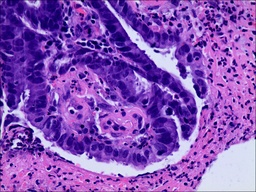
#> input picture experimentos_redes_neurais/dataset/ebhi-split-2categorias/test/ANORMAL/c01-2012358-2-400-013.jpg, 256 x 192 px, shrunk from 2048 x 1536 before the run, given as the content of the folder Fruits/images, which was not available
$ python extrator.py
#> lines starting #> are read from the running program, lines starting #| are printed output that depends on the picture; pictures that were not available may be replaced by others from this repository, and a replacement may not be noted
### experimentos_classicos/algoritmos/bic.py
import numpy as np
from PIL import Image


def BIC(imagem):
    imagem = Image.open(imagem)
    width,height = imagem.size
    out = []
    for i in range(width):
        for k in range(height):
            valorBinario = ""
            vetor = imagem.getpixel((i, k))
            valorBinario += quatizaNumero(vetor[0])
            valorBinario += quatizaNumero(vetor[1])
            valorBinario += quatizaNumero(vetor[2])
            valor = int(valorBinario,2)
            tupla = (valor,vetor[1],vetor[2])
            imagem.putpixel((i, k), tuple(tupla))
    i1 = np.zeros(3, dtype=int)
    im1 = np.zeros(3, dtype=int)
    j1 = np.zeros(3, dtype=int)
    jm1 = np.zeros(3, dtype=int)
    histograma1 = np.zeros(64, dtype=float)
    histograma2 = np.zeros(64, dtype=float)
    for j in range(1, width - 1):
        for k in range(1, height - 1):
            vetor = imagem.getpixel((j,k))
            i1 = imagem.getpixel((j + 1, k))
            im1 = imagem.getpixel((j - 1, k))
            j1 = imagem.getpixel((j, k + 1))
            jm1 = imagem.getpixel((j, k - 1))
            if vetor[0] == i1[0] and vetor[0] == im1[0] and vetor[0] == j1[0] and vetor[0] == jm1[0]:
                histograma1[vetor[0]] += 1
            else:
                histograma2[vetor[0]] += 1
    out.extend(histograma1)
    out.extend(histograma2)
    return out


def quatizaNumero(valor):
    if valor >= 193:
        return '11'
    elif valor >= 129:
        return '10'
    elif valor >= 64:
        return '01'
    else:
        return '00'

### experimentos_classicos/algoritmos/lch.py
import numpy as np
from PIL import Image

def LCH(pathImage, valorDivisao):
    imagem = Image.open(pathImage)
    w,h = imagem.size
    quantidadeBinsDesejada = 64
    tamanhoHistograma = quantidadeBinsDesejada / 3
    out = []

    fatorDivisao = 256 / tamanhoHistograma
    histogramaR = np.zeros(int(tamanhoHistograma) + 1, dtype=int)
    histogramaG = np.zeros(int(tamanhoHistograma) + 1, dtype=int)
    histogramaB = np.zeros(int(tamanhoHistograma) + 1, dtype=int)
    maxLinha = w
    maxColuna = h
    maxI = int(maxLinha / valorDivisao)
    maxi = int(maxLinha / valorDivisao)
    maxJ = int(maxColuna / valorDivisao)
    maxj = int(maxColuna / valorDivisao)
    inicioI = 0
    inicioJ = 0
    contI = 0
    contJ = 0
    vetor = np.zeros(3, dtype=int)
    while (contJ != valorDivisao):
      inicioJ = 0
      maxJ = maxj
      contI = 0
      while (contI != valorDivisao):
        for i in range(len(histogramaR)):
          histogramaR[i] = 0.0
          histogramaG[i] = 0.0
          histogramaB[i] = 0.0
        for i  in range(inicioI,maxI):
          for j in range(inicioJ, maxJ):
            vetor = imagem.getpixel((i, j))
            histogramaR[int(vetor[0] / fatorDivisao)] = histogramaR[int(vetor[0] / fatorDivisao)] + 1.0
            histogramaG[int(vetor[1] / fatorDivisao)] = histogramaG[int(vetor[1] / fatorDivisao)] + 1.0
            histogramaB[int(vetor[2] / fatorDivisao)] = histogramaB[int(vetor[2] / fatorDivisao)] + 1.0

        out.extend(histogramaR)
        out.extend(histogramaG)
        out.extend(histogramaB)

        inicioJ = maxJ
        maxJ += maxj
        if maxJ > maxColuna:
          maxJ = maxColuna
        contI = contI + 1

      inicioI = maxI
      maxI += maxi
      if (maxi > maxLinha):
        maxJ = maxLinha
      contJ = contJ + 1

    return out

### experimentos_classicos/algoritmos/extrator.py
import argparse
import glob
from bic import BIC
from gch import GCH
from lch import LCH
import numpy as np


def extrator(diretorio, metodo):
    arq = open('output/fruits_'+metodo+'.csv', 'w')
    print(diretorio)
    # varre todas as imagens do diretorio aplicando
    # descritores e salvando em um arquivo csv
    for i in glob.glob(diretorio + '/*'):
        imagePath = i
        print('--------> ', imagePath, '  <-----------')
        classe = imagePath.split("/")
        features = []

        if (metodo == 'bic'):
            features = BIC(imagePath)
        elif (metodo == 'gch'):
            features = GCH(imagePath)
        elif (metodo == 'lch'):
            features = LCH(imagePath, 2)
        arr = np.asarray(features)
        arr.tofile(arq, sep=',')
        arq.write(',' + classe[len(classe)-1][0:3])
        arq.write('\n')


extrator('Fruits/images', 'gch')
#> (the call stopped at in extrator, `features = GCH(imagePath)`: gch is not available in this run)
extrator('Fruits/images', 'bic')
#> in BIC, imagem is the input picture: PIL image 256x192 RGB; mean R, G, B 134.8, 82.8, 183.7
#> after the loop in BIC, `for i in range(width):`:
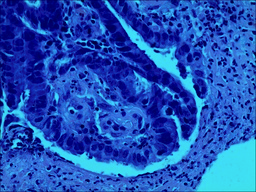
#> imagem: PIL image 256x192 RGB; mean R, G, B 31.7, 82.8, 183.7
#> after the loop in BIC, `for j in range(1, width - 1):`: histograma1 = 64 values, max 3399 at index 63, min 0 at index 0, mean 152.7; histograma2 = 64 values, max 8269 at index 18, min 0 at index 3, mean 601.4
extrator('Fruits/images', 'lch')
#> after the loop in LCH, `while (contJ != valorDivisao):`: contJ = 2; histogramaB = 22 values, max 2325 at index 20, min 0 at index 0, mean 558.5; histogramaG = 22 values, max 2200 at index 18, min 0 at index 20, mean 558.5; histogramaR = 22 values, max 2475 at index 18, min 4 at index 21, mean 558.5; maxI = 384; out = 264 values, max 3586 at index 22, min 0 at index 21, mean 558.5

$ run again, on experimentos_redes_neurais/dataset/ebhi-split-2categorias/test/ANORMAL/c01-2014662-3-400-005.jpg
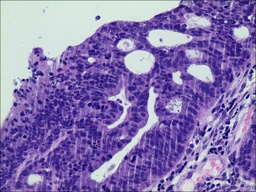
#> input picture experimentos_redes_neurais/dataset/ebhi-split-2categorias/test/ANORMAL/c01-2014662-3-400-005.jpg, 256 x 192 px, shrunk from 2048 x 1536 before the run, given as the content of the folder Fruits/images, which was not available
#> in BIC, imagem is the input picture: PIL image 256x192 RGB; mean R, G, B 135.4, 118.3, 176.8
#> after the loop in BIC, `for i in range(width):`:
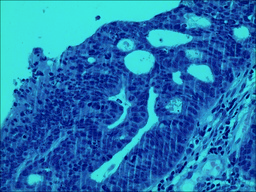
#> imagem: PIL image 256x192 RGB; mean R, G, B 33.9, 118.3, 176.8
#> after the loop in BIC, `for j in range(1, width - 1):`: histograma1 = 64 values, max 8831 at index 63, min 0 at index 0, mean 171.3; histograma2 = 64 values, max 10614 at index 22, min 0 at index 3, mean 582.8
#> after the loop in LCH, `while (contJ != valorDivisao):`: contJ = 2; histogramaB = 22 values, max 1487 at index 14, min 0 at index 0, mean 558.5; histogramaG = 22 values, max 998 at index 7, min 0 at index 20, mean 558.5; histogramaR = 22 values, max 1021 at index 10, min 0 at index 21, mean 558.5; maxI = 384; out = 264 values, max 5742 at index 62, min 0 at index 0, mean 558.5

$ run again, on experimentos_redes_neurais/dataset/ebhi-split-2categorias/test/ANORMAL/c01-2014789-2-400-004.jpg
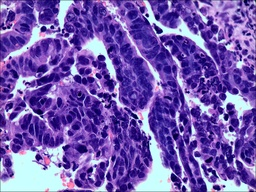
#> input picture experimentos_redes_neurais/dataset/ebhi-split-2categorias/test/ANORMAL/c01-2014789-2-400-004.jpg, 256 x 192 px, shrunk from 2048 x 1536 before the run, given as the content of the folder Fruits/images, which was not available
#> in BIC, imagem is the input picture: PIL image 256x192 RGB; mean R, G, B 115.8, 90.2, 176.5
#> after the loop in BIC, `for i in range(width):`:
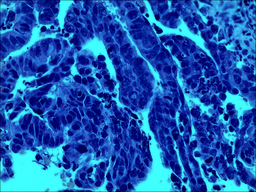
#> imagem: PIL image 256x192 RGB; mean R, G, B 27.1, 90.2, 176.5
#> after the loop in BIC, `for j in range(1, width - 1):`: histograma1 = 64 values, max 4008 at index 63, min 0 at index 0, mean 122.8; histograma2 = 64 values, max 8637 at index 18, min 0 at index 3, mean 631.3
#> after the loop in LCH, `while (contJ != valorDivisao):`: contJ = 2; histogramaB = 22 values, max 1769 at index 21, min 0 at index 0, mean 558.5; histogramaG = 22 values, max 1813 at index 0, min 158 at index 17, mean 558.5; histogramaR = 22 values, max 1040 at index 3, min 2 at index 21, mean 558.5; maxI = 384; out = 264 values, max 1973 at index 131, min 0 at index 44, mean 558.5
